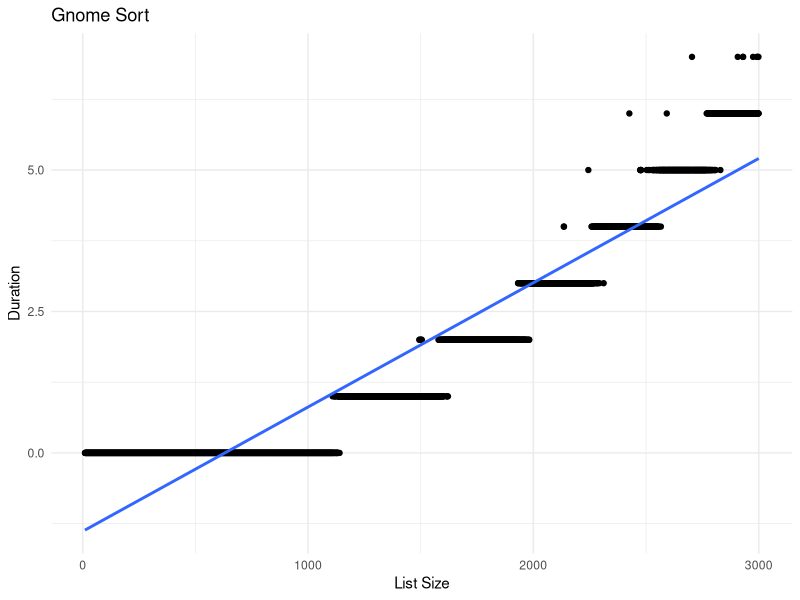
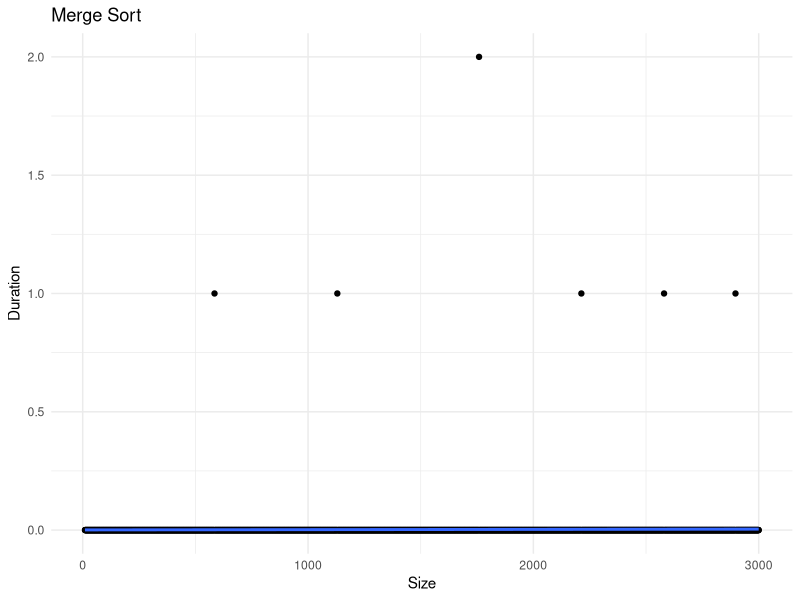
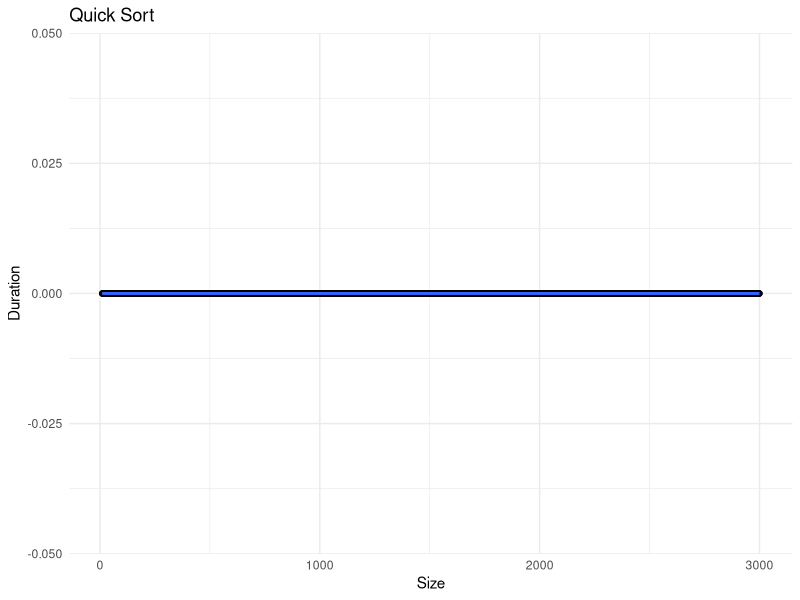
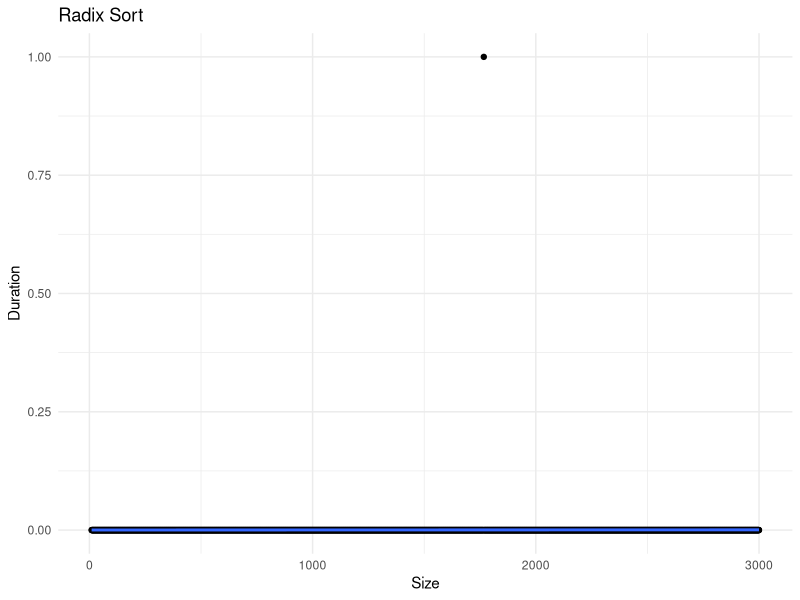
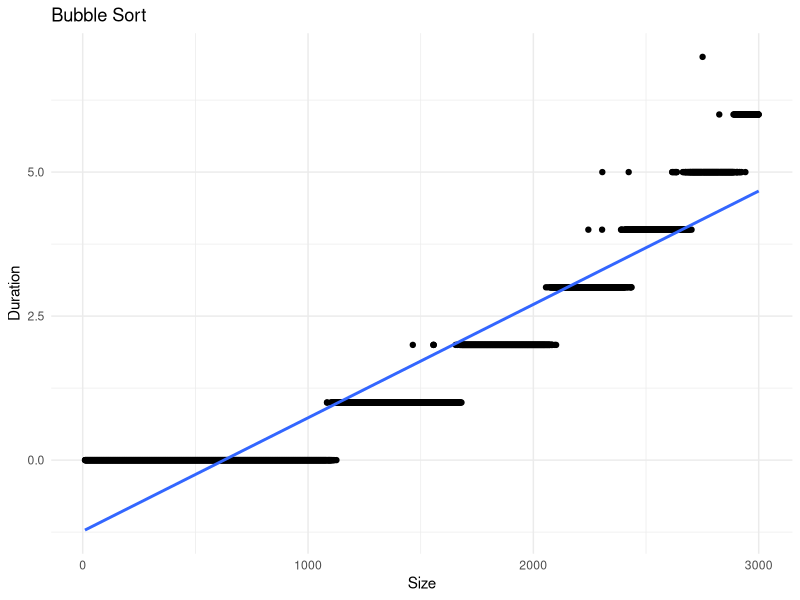
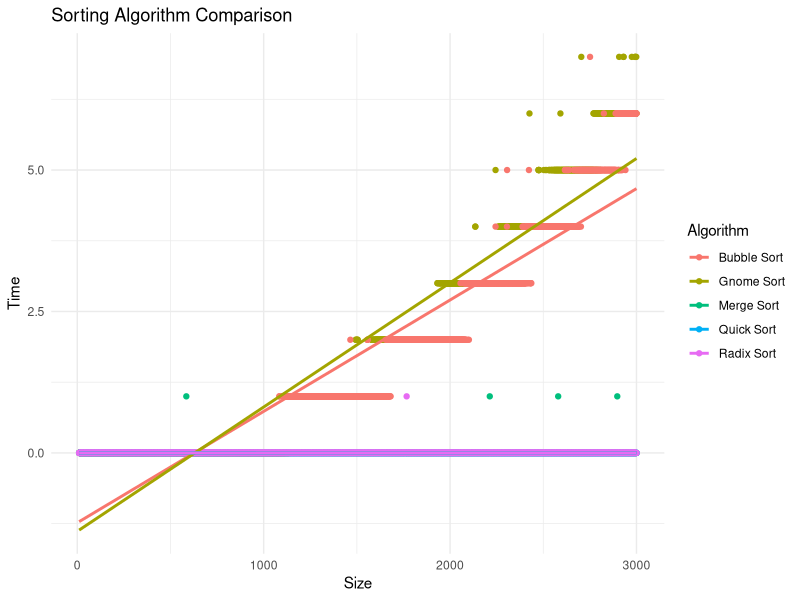

Write the R code that produced these figures, in order.
## ---- chunk 1
knitr::opts_chunk$set(echo = TRUE)
## ---- chunk 2
library(ggplot2)
library(dplyr)

## ---- chunk 3
gnome_data <- read.csv("gnome.csv")

scatter_with_line_gnome <- ggplot(gnome_data, aes(x = size, y = duration)) +
  geom_point() +
  geom_smooth(method = "lm", se = FALSE) +  
  labs(title = "Gnome Sort", x = "List Size", y = "Duration") +
  theme_minimal()

scatter_with_line_gnome


## ---- chunk 4
merge_data <- read.csv("merge.csv")

scatter_with_line_merge <- ggplot(merge_data, aes(x = size, y = duration)) +
  geom_point() +
  geom_smooth(method = "lm", se = FALSE) + 
  labs(title = "Merge Sort", x = "Size", y = "Duration") +
  theme_minimal()

scatter_with_line_merge


## ---- chunk 5
quick_data <- read.csv("quick.csv")

scatter_with_line_quick <- ggplot(quick_data, aes(x = size, y = duration)) +
  geom_point() +
  geom_smooth(method = "lm", se = FALSE) +  
  labs(title = "Quick Sort", x = "Size", y = "Duration") +
  theme_minimal()

scatter_with_line_quick

## ---- chunk 6
radix_data <- read.csv("radix.csv")

scatter_with_line_radix <- ggplot(radix_data, aes(x = size, y = duration)) +
  geom_point() +
  geom_smooth(method = "lm", se = FALSE) + 
  labs(title = "Radix Sort", x = "Size", y = "Duration") +
  theme_minimal()

scatter_with_line_radix


## ---- chunk 7
bubble_data <- read.csv("bubble.csv")

scatter_with_line_bubble <- ggplot(bubble_data, aes(x = size, y = duration)) +
  geom_point() +
  geom_smooth(method = "lm", se = FALSE) + 
  labs(title = "Bubble Sort", x = "Size", y = "Duration") +
  theme_minimal()

scatter_with_line_bubble

## ---- chunk 8
combined_data <- bind_rows(
  gnome = mutate(gnome_data, size = as.integer(size), Algorithm = "Gnome Sort"),
  merge = mutate(merge_data, size = as.integer(size), Algorithm = "Merge Sort"),
  bubble = mutate(bubble_data, size = as.integer(size), Algorithm = "Bubble Sort"),
  quick = mutate(quick_data, size = as.integer(size), Algorithm = "Quick Sort"),
  radix = mutate(radix_data, size = as.integer(size), Algorithm = "Radix Sort")
)

scatter_with_line <- ggplot(combined_data, aes(x = size, y = duration, color = Algorithm)) +
  geom_point() +
  geom_smooth(method = "lm", se = FALSE) +  
  labs(title = "Sorting Algorithm Comparison", x = "Size", y = "Time") +
  theme_minimal()

scatter_with_line

## ---- chunk 9
mean_time_gnome <- mean(gnome_data$duration)
mean_time_merge <- mean(merge_data$duration)
mean_time_bubble <- mean(bubble_data$duration)
mean_time_quick <- mean(quick_data$duration)
mean_time_radix <- mean(radix_data$duration)

mean_times <- data.frame(
  Algorithm = c("Gnome Sort", "Merge Sort", "Bubble Sort", "Quick Sort", "Radix Sort"),
  Mean_Time = c(mean_time_gnome, mean_time_merge, mean_time_bubble, mean_time_quick, mean_time_radix)
)

mean_times <- mean_times[order(mean_times$Mean_Time), ]

print(mean_times)
